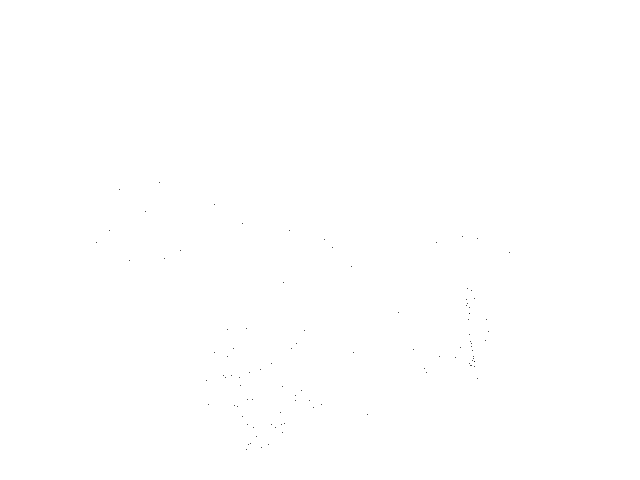
Frame 1 (no input)
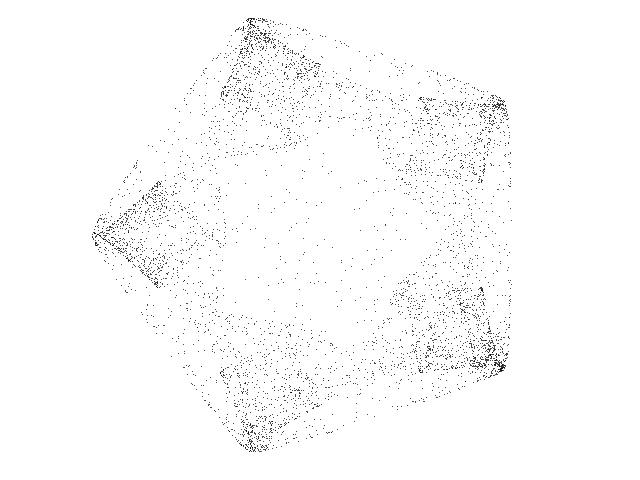
Frame 60 (the mouse pressed at the canvas centre just before this capture)
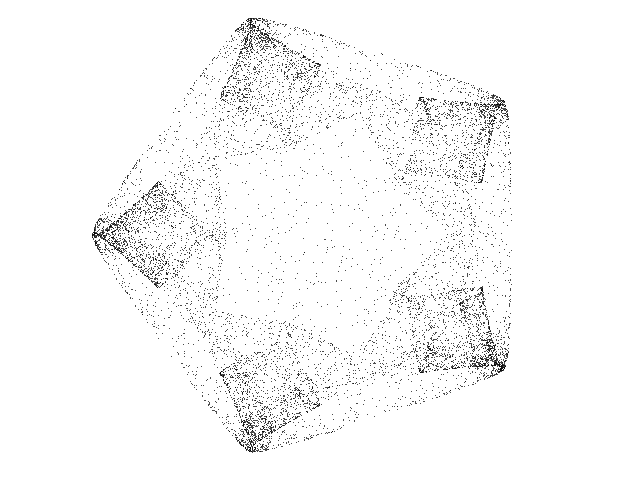
Frame 120 (the mouse held since frame 60 and released just before this capture)

The Processing sketch that drew these frames (run headless with seeded random() and noise(); from frame 60 on, the mouse is pressed at the canvas centre):

// Processing sketch: Icon_K
// ── Icon_K.pde
// Symmetric-Icon K chaotic map //

  float x = 0.01;
  float y = 0.01; 
  float lambda = 2.6;
  float alpha = -2.0;
  float beta = 0.0;
  float gamma = -0.5;
  float omega = 0.0;
  int degree = 5;


void setup() {
  
  size(640, 480);
  background(255);
  
}

void draw() {
  
  for (int i=0; i<100; i++) {
    
    float zzbar = sq(x) + sq(y);
    float p = alpha * zzbar + lambda;
    float zreal = x;
    float zimag = y;

    for (int u=0; u<degree-2; u++) {

      float za = zreal * x - zimag * y;
      float zb = zimag * x + zreal * y;
      zreal = za;
      zimag = zb;
      
    }
    
    float zn = x * zreal - y * zimag;
    p = p + beta * zn;
    float xnew = p *x + gamma * zreal - omega * y;
    float ynew = p *y - gamma * zimag + omega * x;
    x = xnew;
    y = ynew;

    point(320 + (180 * x), 235 + (180 * y));

  }

}
